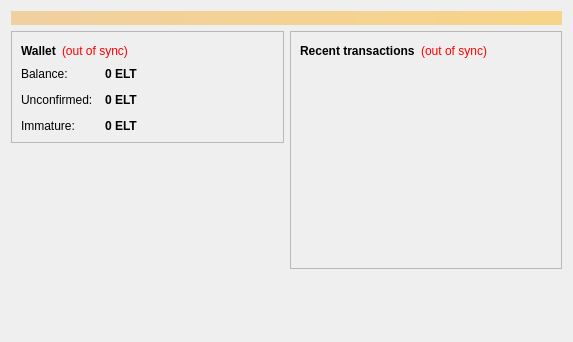
<?xml version="1.0" encoding="UTF-8"?>
<ui version="4.0">
 <class>OverviewPage</class>
 <widget class="QWidget" name="OverviewPage">
  <property name="geometry">
   <rect>
    <x>0</x>
    <y>0</y>
    <width>573</width>
    <height>342</height>
   </rect>
  </property>
  <property name="windowTitle">
   <string>Form</string>
  </property>
  <layout class="QVBoxLayout" name="topLayout">
   <item>
    <widget class="QLabel" name="labelAlerts">
     <property name="visible">
      <bool>false</bool>
     </property>
     <property name="styleSheet">
      <string notr="true">background-color: qlineargradient(x1: 0, y1: 0, x2: 1, y2: 0, stop:0 #F0D0A0, stop:1 #F8D488); color:#000000;</string>
     </property>
     <property name="wordWrap">
      <bool>true</bool>
     </property>
     <property name="margin">
      <number>3</number>
     </property>
    </widget>
   </item>
   <item>
    <layout class="QHBoxLayout" name="horizontalLayout" stretch="1,1">
     <item>
      <layout class="QVBoxLayout" name="verticalLayout_2">
       <item>
        <widget class="QFrame" name="frame">
         <property name="frameShape">
          <enum>QFrame::StyledPanel</enum>
         </property>
         <property name="frameShadow">
          <enum>QFrame::Raised</enum>
         </property>
         <layout class="QVBoxLayout" name="verticalLayout_4">
          <item>
           <layout class="QHBoxLayout" name="horizontalLayout_4">
            <item>
             <widget class="QLabel" name="label_5">
              <property name="font">
               <font>
                <weight>75</weight>
                <bold>true</bold>
               </font>
              </property>
              <property name="text">
               <string>Wallet</string>
              </property>
             </widget>
            </item>
            <item>
             <widget class="QLabel" name="labelWalletStatus">
              <property name="toolTip">
               <string>The displayed information may be out of date. Your wallet automatically synchronizes with the Electron network after a connection is established, but this process has not completed yet.</string>
              </property>
              <property name="styleSheet">
               <string notr="true">QLabel { color: red; }</string>
              </property>
              <property name="text">
               <string notr="true">(out of sync)</string>
              </property>
              <property name="alignment">
               <set>Qt::AlignLeading|Qt::AlignLeft|Qt::AlignVCenter</set>
              </property>
             </widget>
            </item>
            <item>
             <spacer name="horizontalSpacer_2">
              <property name="orientation">
               <enum>Qt::Horizontal</enum>
              </property>
              <property name="sizeHint" stdset="0">
               <size>
                <width>40</width>
                <height>20</height>
               </size>
              </property>
             </spacer>
            </item>
           </layout>
          </item>
          <item>
           <layout class="QFormLayout" name="formLayout_2">
            <property name="fieldGrowthPolicy">
             <enum>QFormLayout::AllNonFixedFieldsGrow</enum>
            </property>
            <property name="horizontalSpacing">
             <number>12</number>
            </property>
            <property name="verticalSpacing">
             <number>12</number>
            </property>
            <item row="0" column="0">
             <widget class="QLabel" name="label">
              <property name="text">
               <string>Balance:</string>
              </property>
             </widget>
            </item>
            <item row="0" column="1">
             <widget class="QLabel" name="labelBalance">
              <property name="font">
               <font>
                <weight>75</weight>
                <bold>true</bold>
               </font>
              </property>
              <property name="cursor">
               <cursorShape>IBeamCursor</cursorShape>
              </property>
              <property name="toolTip">
               <string>Your current balance</string>
              </property>
              <property name="text">
               <string notr="true">0 ELT</string>
              </property>
              <property name="textInteractionFlags">
               <set>Qt::LinksAccessibleByMouse|Qt::TextSelectableByKeyboard|Qt::TextSelectableByMouse</set>
              </property>
             </widget>
            </item>
            <item row="1" column="0">
             <widget class="QLabel" name="label_3">
              <property name="text">
               <string>Unconfirmed:</string>
              </property>
             </widget>
            </item>
            <item row="1" column="1">
             <widget class="QLabel" name="labelUnconfirmed">
              <property name="font">
               <font>
                <weight>75</weight>
                <bold>true</bold>
               </font>
              </property>
              <property name="cursor">
               <cursorShape>IBeamCursor</cursorShape>
              </property>
              <property name="toolTip">
               <string>Total of transactions that have yet to be confirmed, and do not yet count toward the current balance</string>
              </property>
              <property name="text">
               <string notr="true">0 ELT</string>
              </property>
              <property name="textInteractionFlags">
               <set>Qt::LinksAccessibleByMouse|Qt::TextSelectableByKeyboard|Qt::TextSelectableByMouse</set>
              </property>
             </widget>
            </item>
            <item row="2" column="0">
             <widget class="QLabel" name="labelImmatureText">
              <property name="text">
               <string>Immature:</string>
              </property>
             </widget>
            </item>
            <item row="2" column="1">
             <widget class="QLabel" name="labelImmature">
              <property name="font">
               <font>
                <weight>75</weight>
                <bold>true</bold>
               </font>
              </property>
              <property name="toolTip">
               <string>Mined balance that has not yet matured</string>
              </property>
              <property name="text">
               <string notr="true">0 ELT</string>
              </property>
              <property name="textInteractionFlags">
               <set>Qt::LinksAccessibleByMouse|Qt::TextSelectableByKeyboard|Qt::TextSelectableByMouse</set>
              </property>
             </widget>
            </item>
           </layout>
          </item>
         </layout>
        </widget>
       </item>
       <item>
        <spacer name="verticalSpacer">
         <property name="orientation">
          <enum>Qt::Vertical</enum>
         </property>
         <property name="sizeHint" stdset="0">
          <size>
           <width>20</width>
           <height>40</height>
          </size>
         </property>
        </spacer>
       </item>
      </layout>
     </item>
     <item>
      <layout class="QVBoxLayout" name="verticalLayout_3">
       <item>
        <widget class="QFrame" name="frame_2">
         <property name="frameShape">
          <enum>QFrame::StyledPanel</enum>
         </property>
         <property name="frameShadow">
          <enum>QFrame::Raised</enum>
         </property>
         <layout class="QVBoxLayout" name="verticalLayout">
          <item>
           <layout class="QHBoxLayout" name="horizontalLayout_2">
            <item>
             <widget class="QLabel" name="label_4">
              <property name="text">
               <string>&lt;b&gt;Recent transactions&lt;/b&gt;</string>
              </property>
             </widget>
            </item>
            <item>
             <widget class="QLabel" name="labelTransactionsStatus">
              <property name="toolTip">
               <string>The displayed information may be out of date. Your wallet automatically synchronizes with the Electron network after a connection is established, but this process has not completed yet.</string>
              </property>
              <property name="styleSheet">
               <string notr="true">QLabel { color: red; }</string>
              </property>
              <property name="text">
               <string notr="true">(out of sync)</string>
              </property>
              <property name="alignment">
               <set>Qt::AlignRight|Qt::AlignTrailing|Qt::AlignVCenter</set>
              </property>
             </widget>
            </item>
            <item>
             <spacer name="horizontalSpacer">
              <property name="orientation">
               <enum>Qt::Horizontal</enum>
              </property>
              <property name="sizeHint" stdset="0">
               <size>
                <width>40</width>
                <height>20</height>
               </size>
              </property>
             </spacer>
            </item>
           </layout>
          </item>
          <item>
           <widget class="QListView" name="listTransactions">
            <property name="styleSheet">
             <string notr="true">QListView { background: transparent; }</string>
            </property>
            <property name="frameShape">
             <enum>QFrame::NoFrame</enum>
            </property>
            <property name="verticalScrollBarPolicy">
             <enum>Qt::ScrollBarAlwaysOff</enum>
            </property>
            <property name="horizontalScrollBarPolicy">
             <enum>Qt::ScrollBarAlwaysOff</enum>
            </property>
            <property name="selectionMode">
             <enum>QAbstractItemView::NoSelection</enum>
            </property>
           </widget>
          </item>
         </layout>
        </widget>
       </item>
       <item>
        <spacer name="verticalSpacer_2">
         <property name="orientation">
          <enum>Qt::Vertical</enum>
         </property>
         <property name="sizeHint" stdset="0">
          <size>
           <width>20</width>
           <height>40</height>
          </size>
         </property>
        </spacer>
       </item>
      </layout>
     </item>
    </layout>
   </item>
  </layout>
 </widget>
 <resources/>
 <connections/>
</ui>
